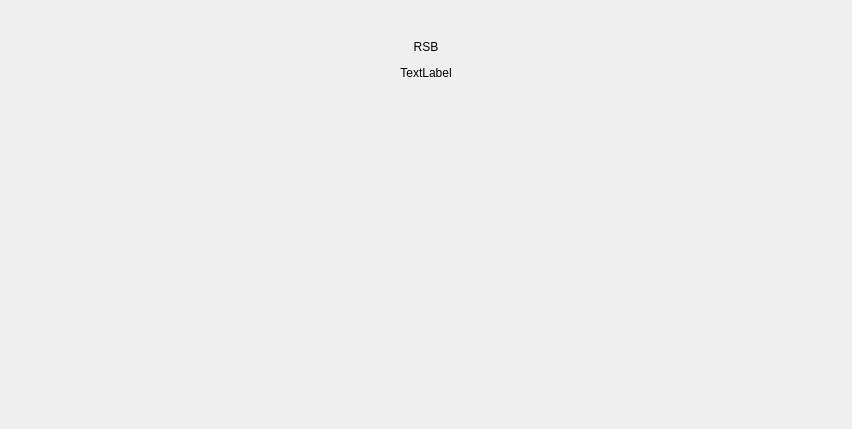
<?xml version="1.0" encoding="UTF-8"?>
<ui version="4.0">
 <class>MerchantPage</class>
 <widget class="QWidget" name="MerchantPage">
  <property name="geometry">
   <rect>
    <x>0</x>
    <y>0</y>
    <width>852</width>
    <height>429</height>
   </rect>
  </property>
  <property name="windowTitle">
   <string>Form</string>
  </property>
  <layout class="QVBoxLayout" name="verticalLayout">
   <item>
    <widget class="QLabel" name="label">
     <property name="text">
      <string/>
     </property>
    </widget>
   </item>
   <item>
    <widget class="QWidget" name="contentWidget" native="true">
     <property name="sizePolicy">
      <sizepolicy hsizetype="Preferred" vsizetype="Expanding">
       <horstretch>0</horstretch>
       <verstretch>0</verstretch>
      </sizepolicy>
     </property>
     <layout class="QVBoxLayout" name="verticalLayout_2">
      <property name="spacing">
       <number>12</number>
      </property>
      <item>
       <widget class="QLabel" name="rsbLabel">
        <property name="text">
         <string>RSB</string>
        </property>
        <property name="alignment">
         <set>Qt::AlignCenter</set>
        </property>
       </widget>
      </item>
      <item>
       <widget class="QLabel" name="rsbBalance">
        <property name="text">
         <string>TextLabel</string>
        </property>
        <property name="alignment">
         <set>Qt::AlignCenter</set>
        </property>
       </widget>
      </item>
      <item>
       <spacer name="verticalSpacer">
        <property name="orientation">
         <enum>Qt::Vertical</enum>
        </property>
        <property name="sizeHint" stdset="0">
         <size>
          <width>20</width>
          <height>40</height>
         </size>
        </property>
       </spacer>
      </item>
     </layout>
    </widget>
   </item>
   <item>
    <spacer name="verticalSpacer_2">
     <property name="orientation">
      <enum>Qt::Vertical</enum>
     </property>
     <property name="sizeHint" stdset="0">
      <size>
       <width>20</width>
       <height>40</height>
      </size>
     </property>
    </spacer>
   </item>
  </layout>
 </widget>
 <resources/>
 <connections/>
</ui>
